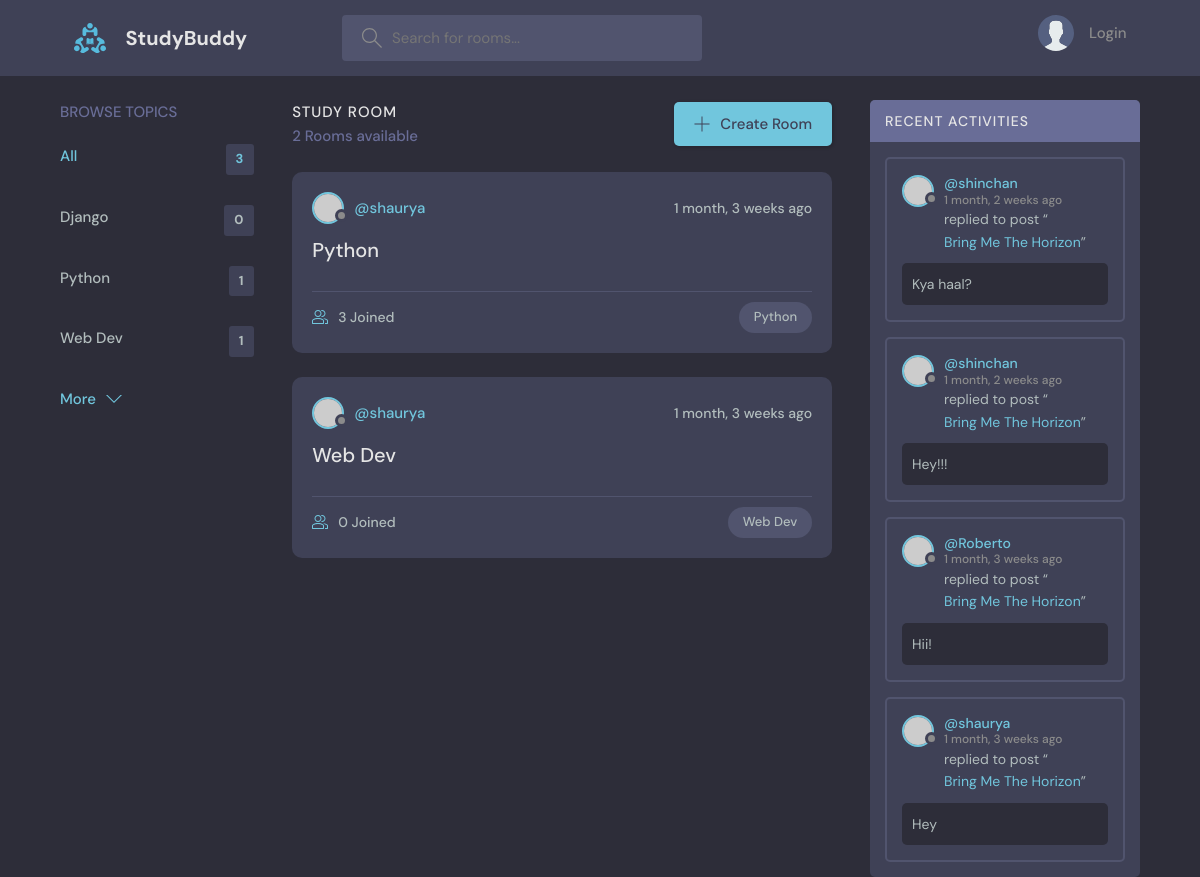
The app's page /, older data.
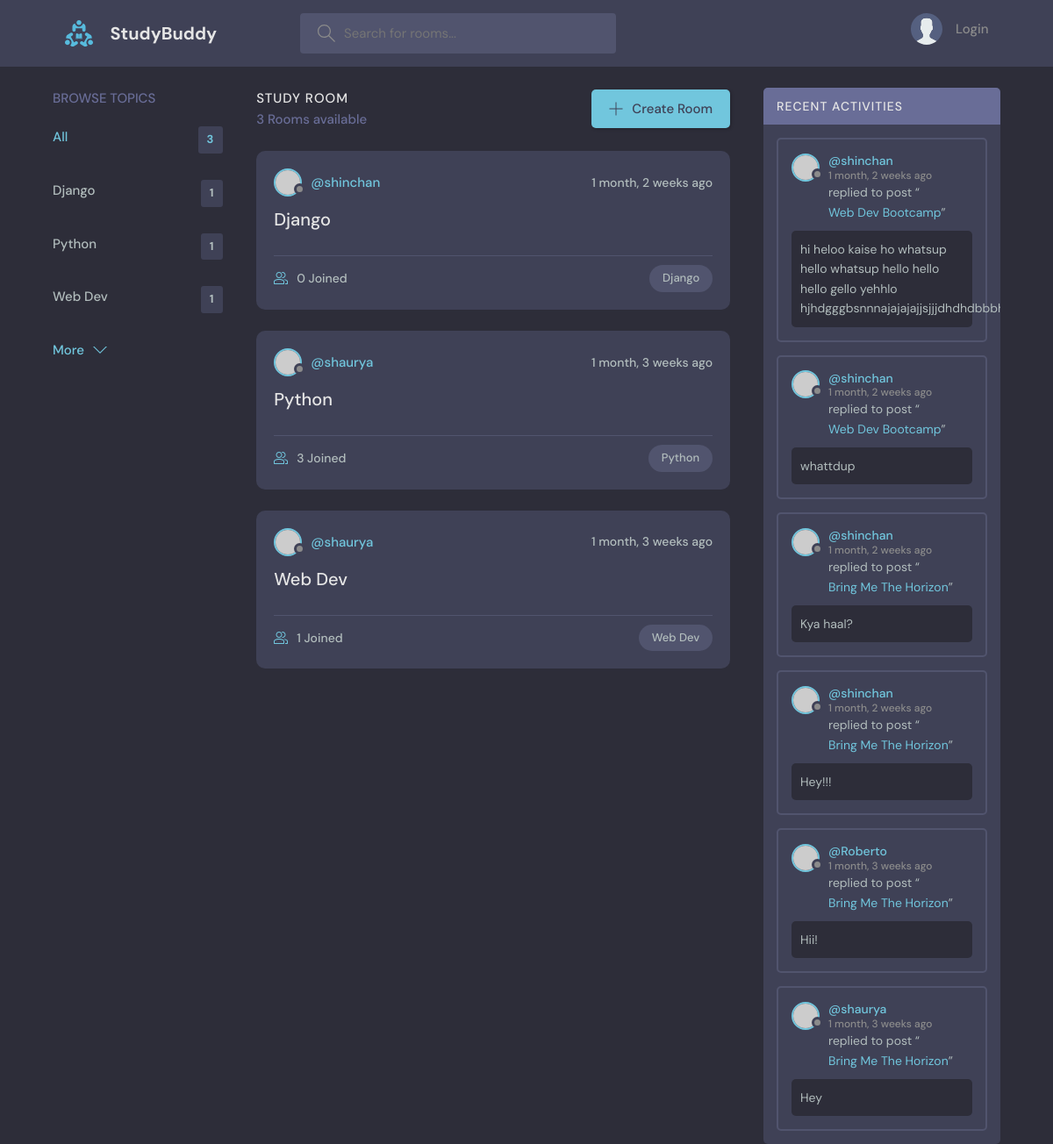
The same page, newer data.
### base/models.py (models this page shows, shortened)
class Topic(models.Model):
    name = models.CharField(max_length=200)
    def __str__(self):
        return self.name

class Room(models.Model):
    host = models.ForeignKey(User, on_delete=models.SET_NULL, null=True)
    topic = models.ForeignKey(Topic, on_delete=models.SET_NULL, null=True)
    name = models.CharField(max_length=200)
    description = models.TextField(null=True, blank=True) #null= True means it cannot be blank. blank ensures that on form submit, the value isn't empty
    participants = models.ManyToManyField(User, related_name='participants', blank=True) # We already have a field associated to Users, hence we have to add related name
    updated = models.DateTimeField(auto_now=True)
    created = models.DateTimeField(auto_now_add=True) #takes time stamp when we first create the instance
    class Meta:
        ordering = ['-updated', '-created'] # -updated means order is descending. updated means order is ascending. First order by updated, then by created
    def __str__(self):
        return self.name

class Message(models.Model):
    user = models.ForeignKey(User, on_delete=models.CASCADE)
    room = models.ForeignKey(Room, on_delete=models.CASCADE) #cascade means delete all related Messages when Room is deleted. Room and Message has one to many
    body = models.TextField()
    updated = models.DateTimeField(auto_now=True)
    created = models.DateTimeField(auto_now_add=True)
    class Meta:
        ordering = ['-updated', '-created'] # -updated means order is descending. updated means order is ascending. First order by updated, then by created

### base/views.py (the view)
# urls.py: path('', views.home, name='home'),
def home(request):
    q = request.GET.get('q') if request.GET.get('q') != None else ''
    rooms = Room.objects.filter(
        Q(topic__name__icontains=q) |
        Q(name__icontains=q) |    #now we can search for 3 different values. for topic name, for name and description. Q is used to chain queries
        Q(description__icontains=q)
        )
    room_count = rooms.count()
    topics = Topic.objects.all()[0:5]
    room_messages = Message.objects.filter(Q(room__topic__name__icontains=q))
    context = {'rooms':rooms, 'topics':topics, 'room_count':room_count, 'room_messages':room_messages}
    return render(request, 'base/home.html', context)

### base/templates/base/home.html (shortened to what this page needs)
{% extends 'main.html' %}
{% block content %}
    <main class="layout layout--3">
      <div class="container">
        {% include 'base/topics_component.html' %}
        <div class="roomList">
          <div class="roomList__header">
            <div>
              <h2>Study Room</h2>
              <p>{{room_count}} Rooms available</p>
            </div>
            <a class="btn btn--main" href="{% url 'create-room' %}">
              <svg version="1.1" xmlns="http://www.w3.org/2000/svg" width="32" height="32" viewBox="0 0 32 32">
                <title>add</title>
                <path
                  d="M16.943 0.943h-1.885v14.115h-14.115v1.885h14.115v14.115h1.885v-14.115h14.115v-1.885h-14.115v-14.115z"
                ></path>
              </svg>
              Create Room
            </a>
          </div>
          {% include 'base/feed_component.html' %}
        </div>
        {% include 'base/activity_component.html' %}
      </div>
    </main>
    {% endblock %}

### templates/main.html (shortened to what this page needs)
<!DOCTYPE html>
{% load static %}
<html lang="en">
  <head>
    <link rel="stylesheet" href="{% static 'styles/style.css' %}" />
  </head>
  <body>
    {% include 'navbar.html' %}
    {% block content %}
    {% endblock %}
  </body>
</html>

### templates/navbar.html (shortened to what this page needs)
{% load static %}
<header class="header header--loggedIn">
      <div class="container">
        <a href="{% url 'home' %}" class="header__logo">
          <img src="{% static 'images/logo.svg' %}" />
          <h1>StudyBuddy</h1>
        </a>
        <form class="header__search" method="GET" action="{% url 'home' %}">
          <label>
            <input name='q' placeholder="Search for rooms..." />
          </label>
        </form>
        <nav class="header__menu">
          {% if request.user.is_authenticated %}
          <div class="header__user">
            <a href="{% url 'update-user' %}">
              <div class="avatar avatar--medium active">
                <img src="https://randomuser.me/api/portraits/men/37.jpg" />
              </div>
              <p>{{request.user.username}} <span>@{{request.user.username}}</span></p>
            </a>
            <button class="dropdown-button">
              <svg version="1.1" xmlns="http://www.w3.org/2000/svg" width="32" height="32" viewBox="0 0 32 32">
                <title>chevron-down</title>
                <path d="M16 21l-13-13h-3l16 16 16-16h-3l-13 13z"></path>
              </svg>
            </button>
          </div>
          {% else %}
          <a href="{% url 'login' %}">
            <img src=" {% static 'images/avatar.svg' %}" />
            <p>Login</p>
          </a>
          {% endif %}
        </nav>
      </div>
    </header>

### base/templates/base/topics_component.html
<div class="topics">
          <div class="topics__header">
            <h2>Browse Topics</h2>
          </div>
          <ul class="topics__list">
            <li>
              <a href="{% url 'home' %}" class="active">All <span>{{topics.count}}</span></a>
            </li>
            {% for topic in topics %}
            <li>
              <a href="{% url 'home' %}?q={{topic.name}}">{{topic.name}} <span>{{topic.room_set.all.count}}</span></a>
            </li>
            {% endfor %}
          </ul>
          <a class="btn btn--link" href="{% url 'topics' %}">
            More
            <svg version="1.1" xmlns="http://www.w3.org/2000/svg" width="32" height="32" viewBox="0 0 32 32">
              <title>chevron-down</title>
              <path d="M16 21l-13-13h-3l16 16 16-16h-3l-13 13z"></path>
            </svg>
          </a>
</div>

### base/templates/base/feed_component.html (shortened to what this page needs)
{% for room in rooms %}
<div class="roomListRoom">
            <div class="roomListRoom__header">
              <a href="{% url 'user-profile' room.host.id %}}" class="roomListRoom__author">
                <div class="avatar avatar--small">
                  <img src="https://randomuser.me/api/portraits/women/11.jpg" />
                </div>
                <span>@{{room.host.username}}</span>
              </a>
              <div class="roomListRoom__actions">
                <span>{{room.created|timesince}} ago</span>
              </div>
            </div>
            <div class="roomListRoom__content">
              <a href="{% url 'room' room.id %}">{{room.topic}}</a>
            </div>
            <div class="roomListRoom__meta">
              <a href="{% url 'room' room.id %}" class="roomListRoom__joined">
                {{room.participants.all.count}} Joined
              </a>
              <p class="roomListRoom__topic">{{room.topic.name}}</p>
            </div>
</div>
{% endfor %}

### base/templates/base/activity_component.html (shortened to what this page needs)
<div class="activities">
          <div class="activities__header">
            <h2>Recent Activities</h2>
          </div>
          {% for message in room_messages %}
          <div class="activities__box">
            <div class="activities__boxHeader roomListRoom__header">
              <a href="{% url 'user-profile' message.user.id %}" class="roomListRoom__author">
                <div class="avatar avatar--small">
                  <img src="https://randomuser.me/api/portraits/women/11.jpg" />
                </div>
                <p>
                  @{{message.user}}
                  <span>{{message.created|timesince}} ago</span>
                </p>
              </a>
            </div>
            <div class="activities__boxContent">
              <p>replied to post “<a href="{% url 'room' message.room.id %}">{{message.room}}</a>”</p>
              <div class="activities__boxRoomContent">
               {{message.body}}
              </div>
            </div>
          </div>
          {% endfor %}
</div>

Row changes from the older to the newer data that the page shows:
computed for Topic "Django": room_set.all.count "0" → "1"
added Room: host.username "shinchan", created "1 month, 2 weeks", topic "Django", participants.all.count "0", topic.name "Django"
computed for Room "Web Dev": participants.all.count "0" → "1"
added Message: user "shinchan", created "1 month, 2 weeks", room "Web Dev Bootcamp", body "hi heloo kaise ho whatsup hello whatsup hello hello hello gello yehhlo…"
added Message: user "shinchan", created "1 month, 2 weeks", room "Web Dev Bootcamp", body "whattdup"
Text that changed along with them:
{{ room_count }}: "2" → "3"
